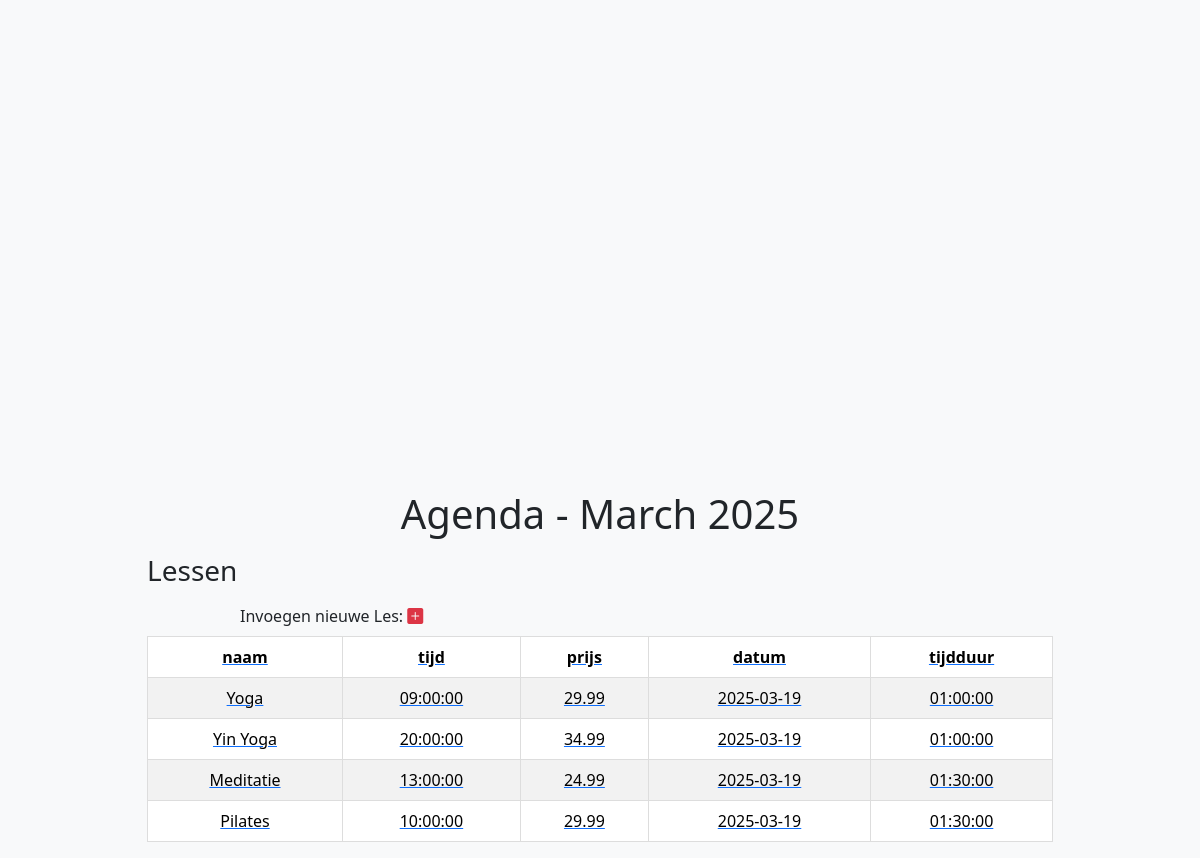
Screenshot of /lessen/Lessen.php with the database file from the repository.
### tables this page shows
CREATE TABLE Lessen	 
(
    les_id              INT                     NOT NULL                    PRIMARY KEY AUTO_INCREMENT,
    naam                VARCHAR(50)             NOT NULL,
    tijd                TIME                    NOT NULL, 
    prijs               DECIMAL(5,2)            NOT NULL,
    datum               DATE                    NOT NULL, 
    tijdduur            TIME                    NOT NULL,
    MinAantalPersonen   TINYINT                 NOT NULL,   
    MaxAantalPersonen   TINYINT                 NOT NULL,
    Beschikbaarheid     VARCHAR(50)             NOT NULL,
    IsActief            BIT                     NOT NULL, 
    Opmerking           VARCHAR(250)            NOT NULL,
    DatumAangemaakt     DATETIME                NOT NULL,
    DatumGewijzigd      DATETIME                NOT NULL
);

### lessen/Lessen.php (the view, shortened to what this page needs)
<?php
$servername = "localhost";
$username = "root";
$password = "";
$dbname = "FitForFun";
$conn = new mysqli($servername, $username, $password, $dbname);
$lessen = [];
$lessenResult = $conn->query("SELECT * FROM Lessen");
if ($lessenResult) {
    while ($lessenRow = $lessenResult->fetch_object()) {
        $lessen[] = $lessenRow;
    }
}
?>
<!doctype html>
<html lang="nl">
<head>
    <link href="https://cdn.jsdelivr.net/npm/bootstrap@5.3.3/dist/css/bootstrap.min.css" rel="stylesheet">
    <link rel="stylesheet" href="Lessen.css">
    <link rel="stylesheet" href="https://cdn.jsdelivr.net/npm/bootstrap-icons@1.11.3/font/bootstrap-icons.min.css">
</head>
<body>
    <div class="container mt-5">
        <h1 class="text-center">Agenda - <?= date('F Y'); ?></h1>
        <div class="container mt-3">
            <div class="row">
                <div class="col-1"></div>
                <div class="col-10">
                    <h3>Lessen</h3>
                    </div>
                <div class="col-1"></div>
            </div>
            <div class="row my-2">
            <div class="col-2"></div>
            <div class="col-8">
                Invoegen nieuwe Les:
                <a href="addlessen.php"><i class="bi bi-plus-square-fill text-danger"></i></a>
                </div>
            <div class="col-2"></div>
        </div>
            <a href="addlessen.php">
            <div class="row">
                <div class="col-1"></div>
                <div class="col-10">
                    <table class="table table-striped">
                        <thead>
                            <tr>
                                <th>naam</th>
                                <th>tijd</th>
                                <th>prijs</th>
                                <th>datum</th>
                                <th>tijdduur</th>
                            </tr>
                        </thead>
                        <tbody>
                            <?php foreach($lessen as $les) : ?>
                                <tr>
                                    <td><?= $les->naam ?></td>
                                    <td><?= $les->tijd ?></td>
                                    <td><?= $les->prijs ?></td>
                                    <td><?= $les->datum ?></td>
                                    <td><?= $les->tijdduur ?></td>
                                </tr>
                            <?php endforeach; ?>
                        </tbody>
                    </table>
                </div>
                <div class="col-1"></div>
            </div>
        </div>
    </div>
</body>
</html>

### lessen/lessen.css (style rules this page uses)
body { background-color: #f8f9fa; display: flex; justify-content: center; align-items: center; height: 100vh; padding-top: 500px; }
table { width: 100%; border-collapse: collapse; }
td, th { border: 1px solid #ddd; padding: 10px; text-align: center; cursor: pointer; }

### rows the page displays
lessen: naam "Yoga", tijd "09:00:00", prijs "29.99", datum "2025-03-19", tijdduur "01:00:00"
lessen: naam "Yin Yoga", tijd "20:00:00", prijs "34.99", datum "2025-03-19", tijdduur "01:00:00"
lessen: naam "Meditatie", tijd "13:00:00", prijs "24.99", datum "2025-03-19", tijdduur "01:30:00"
lessen: naam "Pilates", tijd "10:00:00", prijs "29.99", datum "2025-03-19", tijdduur "01:30:00"
